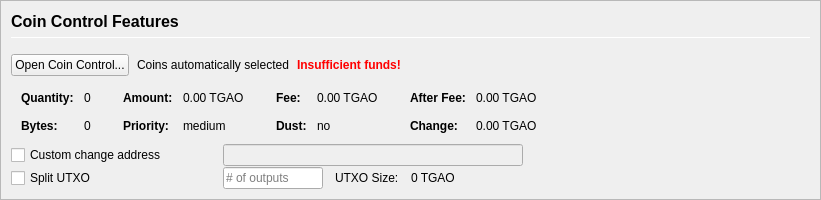
         <widget class="QFrame" name="frameCoinControl">
          <property name="sizePolicy">
           <sizepolicy hsizetype="Expanding" vsizetype="Expanding">
            <horstretch>0</horstretch>
            <verstretch>0</verstretch>
           </sizepolicy>
          </property>
          <property name="maximumSize">
           <size>
            <width>16777215</width>
            <height>16777215</height>
           </size>
          </property>
          <property name="frameShape">
           <enum>QFrame::StyledPanel</enum>
          </property>
          <property name="frameShadow">
           <enum>QFrame::Sunken</enum>
          </property>
          <layout class="QVBoxLayout" name="verticalLayoutCoinControl2">
           <property name="spacing">
            <number>0</number>
           </property>
           <property name="leftMargin">
            <number>0</number>
           </property>
           <property name="topMargin">
            <number>0</number>
           </property>
           <property name="rightMargin">
            <number>0</number>
           </property>
           <property name="bottomMargin">
            <number>0</number>
           </property>
           <item>
            <widget class="QFrame" name="frameCoinControl_BG">
             <layout class="QVBoxLayout" name="verticalLayoutCoinControl" stretch="0,0,0,0,0,0">
              <property name="spacing">
               <number>1</number>
              </property>
              <property name="leftMargin">
               <number>10</number>
              </property>
              <property name="topMargin">
               <number>10</number>
              </property>
              <item>
               <layout class="QHBoxLayout" name="horizontalLayoutCoinControl1">
                <property name="bottomMargin">
                 <number>15</number>
                </property>
                <item>
                 <layout class="QVBoxLayout" name="verticalLayout_3">
                  <property name="spacing">
                   <number>6</number>
                  </property>
                  <item>
                   <widget class="QLabel" name="labelCoinControlFeatures">
                    <property name="sizePolicy">
                     <sizepolicy hsizetype="Preferred" vsizetype="Maximum">
                      <horstretch>0</horstretch>
                      <verstretch>0</verstretch>
                     </sizepolicy>
                    </property>
                    <property name="minimumSize">
                     <size>
                      <width>0</width>
                      <height>20</height>
                     </size>
                    </property>
                    <property name="font">
                     <font>
                      <pointsize>12</pointsize>
                      <weight>75</weight>
                      <bold>true</bold>
                     </font>
                    </property>
                    <property name="styleSheet">
                     <string notr="true">font-weight:bold;</string>
                    </property>
                    <property name="text">
                     <string>Coin Control Features</string>
                    </property>
                   </widget>
                  </item>
                  <item>
                   <widget class="Line" name="line">
                    <property name="minimumSize">
                     <size>
                      <width>0</width>
                      <height>1</height>
                     </size>
                    </property>
                    <property name="maximumSize">
                     <size>
                      <width>16777215</width>
                      <height>1</height>
                     </size>
                    </property>
                    <property name="orientation">
                     <enum>Qt::Horizontal</enum>
                    </property>
                   </widget>
                  </item>
                 </layout>
                </item>
               </layout>
              </item>
              <item>
               <layout class="QHBoxLayout" name="horizontalLayoutCoinControl2" stretch="0,0,0,0">
                <property name="spacing">
                 <number>8</number>
                </property>
                <property name="bottomMargin">
                 <number>10</number>
                </property>
                <item>
                 <widget class="QPushButton" name="pushButtonCoinControl">
                  <property name="styleSheet">
                   <string notr="true"/>
                  </property>
                  <property name="text">
                   <string>Open Coin Control...</string>
                  </property>
                  <property name="autoDefault">
                   <bool>false</bool>
                  </property>
                 </widget>
                </item>
                <item>
                 <widget class="QLabel" name="labelCoinControlAutomaticallySelected">
                  <property name="text">
                   <string>Coins automatically selected</string>
                  </property>
                  <property name="margin">
                   <number>5</number>
                  </property>
                 </widget>
                </item>
                <item>
                 <widget class="QLabel" name="labelCoinControlInsuffFunds">
                  <property name="font">
                   <font>
                    <weight>75</weight>
                    <bold>true</bold>
                   </font>
                  </property>
                  <property name="styleSheet">
                   <string notr="true">color:red;font-weight:bold;</string>
                  </property>
                  <property name="text">
                   <string>Insufficient funds!</string>
                  </property>
                  <property name="margin">
                   <number>5</number>
                  </property>
                 </widget>
                </item>
                <item>
                 <spacer name="horizontalSpacerCoinControl">
                  <property name="orientation">
                   <enum>Qt::Horizontal</enum>
                  </property>
                  <property name="sizeHint" stdset="0">
                   <size>
                    <width>40</width>
                    <height>1</height>
                   </size>
                  </property>
                 </spacer>
                </item>
               </layout>
              </item>
              <item>
               <widget class="QWidget" name="widgetCoinControl" native="true">
                <property name="sizePolicy">
                 <sizepolicy hsizetype="Preferred" vsizetype="Preferred">
                  <horstretch>0</horstretch>
                  <verstretch>0</verstretch>
                 </sizepolicy>
                </property>
                <property name="minimumSize">
                 <size>
                  <width>0</width>
                  <height>0</height>
                 </size>
                </property>
                <property name="styleSheet">
                 <string notr="true"/>
                </property>
                <layout class="QHBoxLayout" name="horizontalLayoutCoinControl5">
                 <property name="leftMargin">
                  <number>0</number>
                 </property>
                 <property name="topMargin">
                  <number>0</number>
                 </property>
                 <property name="rightMargin">
                  <number>0</number>
                 </property>
                 <property name="bottomMargin">
                  <number>0</number>
                 </property>
                 <item>
                  <layout class="QHBoxLayout" name="horizontalLayoutCoinControl3" stretch="0,0,0,1">
                   <property name="spacing">
                    <number>20</number>
                   </property>
                   <property name="topMargin">
                    <number>0</number>
                   </property>
                   <property name="bottomMargin">
                    <number>10</number>
                   </property>
                   <item>
                    <layout class="QFormLayout" name="formLayoutCoinControl1">
                     <property name="horizontalSpacing">
                      <number>10</number>
                     </property>
                     <property name="verticalSpacing">
                      <number>14</number>
                     </property>
                     <property name="leftMargin">
                      <number>10</number>
                     </property>
                     <property name="topMargin">
                      <number>4</number>
                     </property>
                     <property name="rightMargin">
                      <number>6</number>
                     </property>
                     <item row="0" column="0">
                      <widget class="QLabel" name="labelCoinControlQuantityText">
                       <property name="font">
                        <font>
                         <weight>75</weight>
                         <bold>true</bold>
                        </font>
                       </property>
                       <property name="text">
                        <string>Quantity:</string>
                       </property>
                       <property name="margin">
                        <number>0</number>
                       </property>
                      </widget>
                     </item>
                     <item row="0" column="1">
                      <widget class="QLabel" name="labelCoinControlQuantity">
                       <property name="cursor">
                        <cursorShape>IBeamCursor</cursorShape>
                       </property>
                       <property name="contextMenuPolicy">
                        <enum>Qt::ActionsContextMenu</enum>
                       </property>
                       <property name="text">
                        <string notr="true">0</string>
                       </property>
                       <property name="margin">
                        <number>0</number>
                       </property>
                       <property name="textInteractionFlags">
                        <set>Qt::LinksAccessibleByMouse|Qt::TextSelectableByKeyboard|Qt::TextSelectableByMouse</set>
                       </property>
                      </widget>
                     </item>
                     <item row="1" column="0">
                      <widget class="QLabel" name="labelCoinControlBytesText">
                       <property name="font">
                        <font>
                         <weight>75</weight>
                         <bold>true</bold>
                        </font>
                       </property>
                       <property name="text">
                        <string>Bytes:</string>
                       </property>
                      </widget>
                     </item>
                     <item row="1" column="1">
                      <widget class="QLabel" name="labelCoinControlBytes">
                       <property name="cursor">
                        <cursorShape>IBeamCursor</cursorShape>
                       </property>
                       <property name="contextMenuPolicy">
                        <enum>Qt::ActionsContextMenu</enum>
                       </property>
                       <property name="text">
                        <string notr="true">0</string>
                       </property>
                       <property name="textInteractionFlags">
                        <set>Qt::LinksAccessibleByMouse|Qt::TextSelectableByKeyboard|Qt::TextSelectableByMouse</set>
                       </property>
                      </widget>
                     </item>
                    </layout>
                   </item>
                   <item>
                    <layout class="QFormLayout" name="formLayoutCoinControl2">
                     <property name="horizontalSpacing">
                      <number>10</number>
                     </property>
                     <property name="verticalSpacing">
                      <number>14</number>
                     </property>
                     <property name="leftMargin">
                      <number>6</number>
                     </property>
                     <property name="topMargin">
                      <number>4</number>
                     </property>
                     <property name="rightMargin">
                      <number>6</number>
                     </property>
                     <item row="0" column="0">
                      <widget class="QLabel" name="labelCoinControlAmountText">
                       <property name="font">
                        <font>
                         <weight>75</weight>
                         <bold>true</bold>
                        </font>
                       </property>
                       <property name="text">
                        <string>Amount:</string>
                       </property>
                       <property name="margin">
                        <number>0</number>
                       </property>
                      </widget>
                     </item>
                     <item row="0" column="1">
                      <widget class="QLabel" name="labelCoinControlAmount">
                       <property name="cursor">
                        <cursorShape>IBeamCursor</cursorShape>
                       </property>
                       <property name="contextMenuPolicy">
                        <enum>Qt::ActionsContextMenu</enum>
                       </property>
                       <property name="text">
                        <string notr="true">0.00 TGAO</string>
                       </property>
                       <property name="textInteractionFlags">
                        <set>Qt::LinksAccessibleByMouse|Qt::TextSelectableByKeyboard|Qt::TextSelectableByMouse</set>
                       </property>
                      </widget>
                     </item>
                     <item row="1" column="0">
                      <widget class="QLabel" name="labelCoinControlPriorityText">
                       <property name="font">
                        <font>
                         <weight>75</weight>
                         <bold>true</bold>
                        </font>
                       </property>
                       <property name="text">
                        <string>Priority:</string>
                       </property>
                      </widget>
                     </item>
                     <item row="1" column="1">
                      <widget class="QLabel" name="labelCoinControlPriority">
                       <property name="cursor">
                        <cursorShape>IBeamCursor</cursorShape>
                       </property>
                       <property name="contextMenuPolicy">
                        <enum>Qt::ActionsContextMenu</enum>
                       </property>
                       <property name="text">
                        <string>medium</string>
                       </property>
                       <property name="textInteractionFlags">
                        <set>Qt::LinksAccessibleByMouse|Qt::TextSelectableByKeyboard|Qt::TextSelectableByMouse</set>
                       </property>
                      </widget>
                     </item>
                    </layout>
                   </item>
                   <item>
                    <layout class="QFormLayout" name="formLayoutCoinControl3">
                     <property name="horizontalSpacing">
                      <number>10</number>
                     </property>
                     <property name="verticalSpacing">
                      <number>14</number>
                     </property>
                     <property name="leftMargin">
                      <number>6</number>
                     </property>
                     <property name="topMargin">
                      <number>4</number>
                     </property>
                     <property name="rightMargin">
                      <number>6</number>
                     </property>
                     <item row="0" column="0">
                      <widget class="QLabel" name="labelCoinControlFeeText">
                       <property name="font">
                        <font>
                         <weight>75</weight>
                         <bold>true</bold>
                        </font>
                       </property>
                       <property name="text">
                        <string>Fee:</string>
                       </property>
                       <property name="margin">
                        <number>0</number>
                       </property>
                      </widget>
                     </item>
                     <item row="0" column="1">
                      <widget class="QLabel" name="labelCoinControlFee">
                       <property name="cursor">
                        <cursorShape>IBeamCursor</cursorShape>
                       </property>
                       <property name="contextMenuPolicy">
                        <enum>Qt::ActionsContextMenu</enum>
                       </property>
                       <property name="text">
                        <string notr="true">0.00 TGAO</string>
                       </property>
                       <property name="textInteractionFlags">
                        <set>Qt::LinksAccessibleByMouse|Qt::TextSelectableByKeyboard|Qt::TextSelectableByMouse</set>
                       </property>
                      </widget>
                     </item>
                     <item row="1" column="0">
                      <widget class="QLabel" name="labelCoinControlLowOutputText">
                       <property name="font">
                        <font>
                         <weight>75</weight>
                         <bold>true</bold>
                        </font>
                       </property>
                       <property name="text">
                        <string>Dust:</string>
                       </property>
                      </widget>
                     </item>
                     <item row="1" column="1">
                      <widget class="QLabel" name="labelCoinControlLowOutput">
                       <property name="cursor">
                        <cursorShape>IBeamCursor</cursorShape>
                       </property>
                       <property name="contextMenuPolicy">
                        <enum>Qt::ActionsContextMenu</enum>
                       </property>
                       <property name="text">
                        <string>no</string>
                       </property>
                       <property name="textInteractionFlags">
                        <set>Qt::LinksAccessibleByMouse|Qt::TextSelectableByKeyboard|Qt::TextSelectableByMouse</set>
                       </property>
                      </widget>
                     </item>
                    </layout>
                   </item>
                   <item>
                    <layout class="QFormLayout" name="formLayoutCoinControl4">
                     <property name="horizontalSpacing">
                      <number>10</number>
                     </property>
                     <property name="verticalSpacing">
                      <number>14</number>
                     </property>
                     <property name="leftMargin">
                      <number>6</number>
                     </property>
                     <property name="topMargin">
                      <number>4</number>
                     </property>
                     <property name="rightMargin">
                      <number>6</number>
                     </property>
                     <item row="0" column="0">
                      <widget class="QLabel" name="labelCoinControlAfterFeeText">
                       <property name="font">
                        <font>
                         <weight>75</weight>
                         <bold>true</bold>
                        </font>
                       </property>
                       <property name="text">
                        <string>After Fee:</string>
                       </property>
                       <property name="margin">
                        <number>0</number>
                       </property>
                      </widget>
                     </item>
                     <item row="0" column="1">
                      <widget class="QLabel" name="labelCoinControlAfterFee">
                       <property name="cursor">
                        <cursorShape>IBeamCursor</cursorShape>
                       </property>
                       <property name="contextMenuPolicy">
                        <enum>Qt::ActionsContextMenu</enum>
                       </property>
                       <property name="text">
                        <string notr="true">0.00 TGAO</string>
                       </property>
                       <property name="textInteractionFlags">
                        <set>Qt::LinksAccessibleByMouse|Qt::TextSelectableByKeyboard|Qt::TextSelectableByMouse</set>
                       </property>
                      </widget>
                     </item>
                     <item row="1" column="0">
                      <widget class="QLabel" name="labelCoinControlChangeText">
                       <property name="font">
                        <font>
                         <weight>75</weight>
                         <bold>true</bold>
                        </font>
                       </property>
                       <property name="text">
                        <string>Change:</string>
                       </property>
                      </widget>
                     </item>
                     <item row="1" column="1">
                      <widget class="QLabel" name="labelCoinControlChange">
                       <property name="cursor">
                        <cursorShape>IBeamCursor</cursorShape>
                       </property>
                       <property name="contextMenuPolicy">
                        <enum>Qt::ActionsContextMenu</enum>
                       </property>
                       <property name="text">
                        <string notr="true">0.00 TGAO</string>
                       </property>
                       <property name="textInteractionFlags">
                        <set>Qt::LinksAccessibleByMouse|Qt::TextSelectableByKeyboard|Qt::TextSelectableByMouse</set>
                       </property>
                      </widget>
                     </item>
                    </layout>
                   </item>
                  </layout>
                 </item>
                </layout>
               </widget>
              </item>
              <item>
               <layout class="QHBoxLayout" name="horizontalLayoutCoinControl4">
                <property name="spacing">
                 <number>12</number>
                </property>
                <property name="sizeConstraint">
                 <enum>QLayout::SetDefaultConstraint</enum>
                </property>
                <property name="topMargin">
                 <number>0</number>
                </property>
                <property name="rightMargin">
                 <number>0</number>
                </property>
                <item>
                 <widget class="QCheckBox" name="checkBoxCoinControlChange">
                  <property name="sizePolicy">
                   <sizepolicy hsizetype="Preferred" vsizetype="Preferred">
                    <horstretch>0</horstretch>
                    <verstretch>0</verstretch>
                   </sizepolicy>
                  </property>
                  <property name="minimumSize">
                   <size>
                    <width>200</width>
                    <height>0</height>
                   </size>
                  </property>
                  <property name="maximumSize">
                   <size>
                    <width>200</width>
                    <height>16777215</height>
                   </size>
                  </property>
                  <property name="toolTip">
                   <string>If this is activated, but the change address is empty or invalid, change will be sent to a newly generated address.</string>
                  </property>
                  <property name="text">
                   <string>Custom change address</string>
                  </property>
                 </widget>
                </item>
                <item>
                 <widget class="QValidatedLineEdit" name="lineEditCoinControlChange">
                  <property name="enabled">
                   <bool>false</bool>
                  </property>
                  <property name="sizePolicy">
                   <sizepolicy hsizetype="Preferred" vsizetype="Preferred">
                    <horstretch>0</horstretch>
                    <verstretch>0</verstretch>
                   </sizepolicy>
                  </property>
                  <property name="minimumSize">
                   <size>
                    <width>300</width>
                    <height>0</height>
                   </size>
                  </property>
                 </widget>
                </item>
                <item>
                 <widget class="QLabel" name="labelCoinControlChangeLabel">
                  <property name="sizePolicy">
                   <sizepolicy hsizetype="Preferred" vsizetype="Preferred">
                    <horstretch>0</horstretch>
                    <verstretch>0</verstretch>
                   </sizepolicy>
                  </property>
                  <property name="minimumSize">
                   <size>
                    <width>100</width>
                    <height>0</height>
                   </size>
                  </property>
                  <property name="text">
                   <string/>
                  </property>
                  <property name="margin">
                   <number>3</number>
                  </property>
                 </widget>
                </item>
               </layout>
              </item>
              <item>
               <layout class="QHBoxLayout" name="horizontalLayoutCoinControl6">
                <property name="spacing">
                 <number>12</number>
                </property>
                <property name="rightMargin">
                 <number>0</number>
                </property>
                <item>
                 <widget class="QCheckBox" name="splitBlockCheckBox">
                  <property name="sizePolicy">
                   <sizepolicy hsizetype="Preferred" vsizetype="Preferred">
                    <horstretch>0</horstretch>
                    <verstretch>0</verstretch>
                   </sizepolicy>
                  </property>
                  <property name="minimumSize">
                   <size>
                    <width>200</width>
                    <height>0</height>
                   </size>
                  </property>
                  <property name="maximumSize">
                   <size>
                    <width>200</width>
                    <height>16777215</height>
                   </size>
                  </property>
                  <property name="text">
                   <string>Split UTXO</string>
                  </property>
                 </widget>
                </item>
                <item>
                 <widget class="QLineEdit" name="splitBlockLineEdit">
                  <property name="sizePolicy">
                   <sizepolicy hsizetype="Preferred" vsizetype="Preferred">
                    <horstretch>50</horstretch>
                    <verstretch>0</verstretch>
                   </sizepolicy>
                  </property>
                  <property name="minimumSize">
                   <size>
                    <width>100</width>
                    <height>0</height>
                   </size>
                  </property>
                  <property name="maximumSize">
                   <size>
                    <width>100</width>
                    <height>16777215</height>
                   </size>
                  </property>
                  <property name="placeholderText">
                   <string># of outputs</string>
                  </property>
                 </widget>
                </item>
                <item>
                 <widget class="QLabel" name="labelBlockSizeText">
                  <property name="text">
                   <string>UTXO Size:</string>
                  </property>
                 </widget>
                </item>
                <item>
                 <widget class="QLabel" name="labelBlockSize">
                  <property name="text">
                   <string>0 TGAO</string>
                  </property>
                 </widget>
                </item>
                <item>
                 <spacer name="horizontalSpacer_7">
                  <property name="orientation">
                   <enum>Qt::Horizontal</enum>
                  </property>
                  <property name="sizeHint" stdset="0">
                   <size>
                    <width>40</width>
                    <height>20</height>
                   </size>
                  </property>
                 </spacer>
                </item>
               </layout>
              </item>
              <item>
               <spacer name="verticalSpacerCoinControl">
                <property name="orientation">
                 <enum>Qt::Vertical</enum>
                </property>
                <property name="sizeHint" stdset="0">
                 <size>
                  <width>800</width>
                  <height>1</height>
                 </size>
                </property>
               </spacer>
              </item>
             </layout>
            </widget>
           </item>
          </layout>
         </widget>
